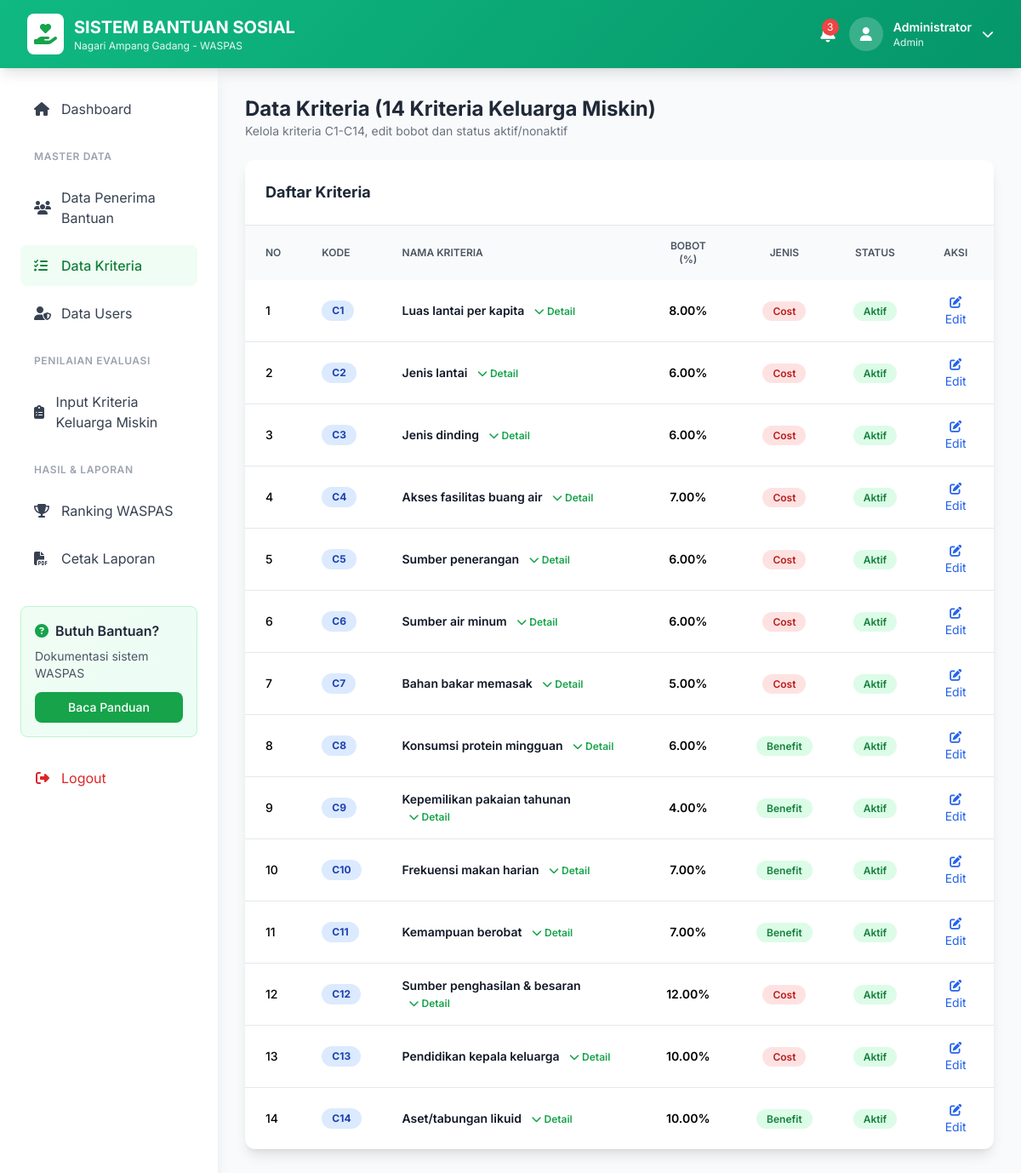
/pages/kriteria.php (signed in), run on the app's committed database.
### tables this page shows
CREATE TABLE `kriteria` (
  `id` int(11) NOT NULL,
  `kode` varchar(10) NOT NULL,
  `nama` varchar(255) NOT NULL,
  `bobot` decimal(5,2) NOT NULL,
  `jenis` enum('benefit','cost') DEFAULT 'benefit',
  `keterangan` text DEFAULT NULL,
  `status` enum('aktif','nonaktif') DEFAULT 'aktif'
);

### classes/Database.php (called while the page is built, shortened)
<?php
class Database {
    private static $instance = null;
    private $pdo;
    private function __construct() {
        $config = require __DIR__ . '/../config/database.php';
        try {
            $dsn = "mysql:host={$config['host']};dbname={$config['dbname']};charset={$config['charset']}";
            $this->pdo = new PDO($dsn, $config['username'], $config['password'], $config['options']);
        } catch (PDOException $e) {
            die("Database connection failed: " . $e->getMessage());
        }
    }
    public static function getInstance() {
        if (self::$instance === null) {
            self::$instance = new self();
        }
        return self::$instance;
    }
    public function query($sql, $params = []) {
        $stmt = $this->pdo->prepare($sql);
        $stmt->execute($params);
        return $stmt;
    }
    public function fetchAll($sql, $params = []) {
        return $this->query($sql, $params)->fetchAll();
    }
}

### config/database.php (called while the page is built)
<?php
return [
    'host' => 'localhost',
    'dbname' => 'bansos_waspas',
    'username' => 'root',
    'password' => '',
    'charset' => 'utf8mb4',
    'options' => [
        PDO::ATTR_ERRMODE => PDO::ERRMODE_EXCEPTION,
        PDO::ATTR_DEFAULT_FETCH_MODE => PDO::FETCH_ASSOC,
        PDO::ATTR_EMULATE_PREPARES => false,
    ]
];

### pages/kriteria.php (the view, shortened to what this page needs)
<?php
require_once '../classes/Database.php';
$db = Database::getInstance();
$kriteria_list = $db->fetchAll("SELECT * FROM kriteria WHERE kode LIKE 'C%' ORDER BY id");
?>
<!DOCTYPE html>
<html lang="id">
<head>
    <script src="https://cdn.tailwindcss.com"></script>
    <link rel="stylesheet" href="https://cdnjs.cloudflare.com/ajax/libs/font-awesome/6.4.0/css/all.min.css">
</head>
<body class="bg-gray-50">
    <?php include '../includes/navbar.php'; ?>
    <div class="flex">
        <?php include '../includes/sidebar.php'; ?>
        <div class="flex-1 p-8 ml-64">
            <div class="flex justify-between items-center mb-6">
                <div>
                    <h1 class="text-2xl font-bold text-gray-800">Data Kriteria (14 Kriteria Keluarga Miskin)</h1>
                    <p class="text-sm text-gray-500">Kelola kriteria C1-C14, edit bobot dan status aktif/nonaktif</p>
                </div>
            </div>
            <div class="bg-white rounded-xl shadow-lg overflow-hidden mb-6">
                <div class="p-6 border-b border-gray-200">
                    <h2 class="text-lg font-bold text-gray-800">Daftar Kriteria</h2>
                </div>
                <div class="overflow-x-auto">
                    <table class="w-full text-sm">
                        <thead class="bg-gray-50">
                            <tr>
                                <th class="px-6 py-4 text-left text-xs font-semibold text-gray-600 uppercase">No</th>
                                <th class="px-6 py-4 text-left text-xs font-semibold text-gray-600 uppercase">Kode</th>
                                <th class="px-6 py-4 text-left text-xs font-semibold text-gray-600 uppercase">Nama Kriteria</th>
                                <th class="px-6 py-4 text-center text-xs font-semibold text-gray-600 uppercase">Bobot (%)</th>
                                <th class="px-6 py-4 text-center text-xs font-semibold text-gray-600 uppercase">Jenis</th>
                                <th class="px-6 py-4 text-center text-xs font-semibold text-gray-600 uppercase">Status</th>
                                <th class="px-6 py-4 text-center text-xs font-semibold text-gray-600 uppercase">Aksi</th>
                            </tr>
                        </thead>
                        <tbody class="divide-y divide-gray-200">
                            <?php $no = 1; foreach ($kriteria_list as $kriteria): ?>
                            <tr class="hover:bg-gray-50 transition">
                                <td class="px-6 py-4 font-medium"><?= $no++ ?></td>
                                <td class="px-6 py-4">
                                    <span class="inline-block px-3 py-1 bg-blue-100 text-blue-800 rounded-full text-xs font-bold">
                                        <?= htmlspecialchars($kriteria['kode']) ?>
                                    </span>
                                </td>
                                <td class="px-6 py-4 font-semibold text-gray-900">
                                    <?= htmlspecialchars($kriteria['nama']) ?>
                                    <button onclick="toggleDetail('<?= $kriteria['kode'] ?>')"
                                            class="ml-2 text-green-600 hover:text-green-800 text-xs">
                                        <i class="fas fa-chevron-down" id="icon-<?= $kriteria['kode'] ?>"></i>
                                        Detail
                                    </button>
                                </td>
                                <td class="px-6 py-4 text-center font-semibold"><?= number_format($kriteria['bobot'], 2) ?>%</td>
                                <td class="px-6 py-4 text-center">
                                    <span class="px-3 py-1 rounded-full text-xs font-semibold <?= $kriteria['jenis'] == 'benefit' ? 'bg-green-100 text-green-700' : 'bg-red-100 text-red-700' ?>">
                                        <?= ucfirst($kriteria['jenis']) ?>
                                    </span>
                                </td>
                                <td class="px-6 py-4 text-center">
                                    <span class="px-3 py-1 rounded-full text-xs font-semibold <?= $kriteria['status'] == 'aktif' ? 'bg-green-100 text-green-700' : 'bg-gray-100 text-gray-700' ?>">
                                        <?= ucfirst($kriteria['status']) ?>
                                    </span>
                                </td>
                                <td class="px-6 py-4 text-center">
                                    <button onclick='openEditModal(<?= json_encode($kriteria) ?>)'
                                            class="text-blue-600 hover:text-blue-900">
                                        <i class="fas fa-edit"></i> Edit
                                    </button>
                                </td>
                            </tr>
                            <?php endforeach; ?>
                        </tbody>
                    </table>
                </div>
            </div>
        </div>
    </div>
</body>
</html>

### pages/kriteria.php (style rules this page uses)
* { font-family: 'Inter', sans-serif; }

### data on the page
kriteria: kode "C1", nama "Luas lantai per kapita", bobot "8.00", jenis "Cost", status "Aktif"
kriteria: kode "C2", nama "Jenis lantai", bobot "6.00", jenis "Cost", status "Aktif"
kriteria: kode "C3", nama "Jenis dinding", bobot "6.00", jenis "Cost", status "Aktif"
kriteria: kode "C4", nama "Akses fasilitas buang air", bobot "7.00", jenis "Cost", status "Aktif"
kriteria: kode "C5", nama "Sumber penerangan", bobot "6.00", jenis "Cost", status "Aktif"
kriteria: kode "C6", nama "Sumber air minum", bobot "6.00", jenis "Cost", status "Aktif"
kriteria: kode "C7", nama "Bahan bakar memasak", bobot "5.00", jenis "Cost", status "Aktif"
kriteria: kode "C8", nama "Konsumsi protein mingguan", bobot "6.00", jenis "Benefit", status "Aktif"
kriteria: kode "C9", nama "Kepemilikan pakaian tahunan", bobot "4.00", jenis "Benefit", status "Aktif"
kriteria: kode "C10", nama "Frekuensi makan harian", bobot "7.00", jenis "Benefit", status "Aktif"
kriteria: kode "C11", nama "Kemampuan berobat", bobot "7.00", jenis "Benefit", status "Aktif"
kriteria: kode "C12", nama "Sumber penghasilan & besaran", bobot "12.00", jenis "Cost", status "Aktif"
kriteria: kode "C13", nama "Pendidikan kepala keluarga", bobot "10.00", jenis "Cost", status "Aktif"
kriteria: kode "C14", nama "Aset/tabungan likuid", bobot "10.00", jenis "Benefit", status "Aktif"

### other printed values
$user['nama_lengkap'] "Administrator"
$user['role'] "Admin"
